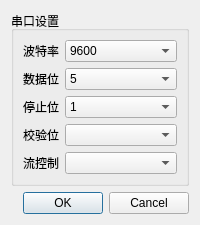
<?xml version="1.0" encoding="UTF-8"?>
<ui version="4.0">
 <class>SerialSettingDialog</class>
 <widget class="QDialog" name="SerialSettingDialog">
  <property name="geometry">
   <rect>
    <x>0</x>
    <y>0</y>
    <width>200</width>
    <height>220</height>
   </rect>
  </property>
  <property name="windowTitle">
   <string>Dialog</string>
  </property>
  <layout class="QVBoxLayout" name="verticalLayout_2">
   <item>
    <widget class="QGroupBox" name="groupBox">
     <property name="title">
      <string>串口设置</string>
     </property>
     <layout class="QVBoxLayout" name="verticalLayout">
      <item>
       <layout class="QFormLayout" name="formLayout">
        <item row="0" column="0">
         <widget class="QLabel" name="Label">
          <property name="text">
           <string>波特率</string>
          </property>
         </widget>
        </item>
        <item row="0" column="1">
         <widget class="QComboBox" name="cb_baud_rate">
          <item>
           <property name="text">
            <string>9600</string>
           </property>
          </item>
          <item>
           <property name="text">
            <string>19200</string>
           </property>
          </item>
          <item>
           <property name="text">
            <string>57600</string>
           </property>
          </item>
          <item>
           <property name="text">
            <string>115200</string>
           </property>
          </item>
          <item>
           <property name="text">
            <string>256000</string>
           </property>
          </item>
         </widget>
        </item>
        <item row="1" column="0">
         <widget class="QLabel" name="Label_2">
          <property name="text">
           <string>数据位</string>
          </property>
         </widget>
        </item>
        <item row="1" column="1">
         <widget class="QComboBox" name="cb_data">
          <item>
           <property name="text">
            <string>5</string>
           </property>
          </item>
          <item>
           <property name="text">
            <string>6</string>
           </property>
          </item>
          <item>
           <property name="text">
            <string>7</string>
           </property>
          </item>
          <item>
           <property name="text">
            <string>8</string>
           </property>
          </item>
         </widget>
        </item>
        <item row="2" column="0">
         <widget class="QLabel" name="Label_3">
          <property name="text">
           <string>停止位</string>
          </property>
         </widget>
        </item>
        <item row="2" column="1">
         <widget class="QComboBox" name="cb_stop">
          <item>
           <property name="text">
            <string>1</string>
           </property>
          </item>
          <item>
           <property name="text">
            <string>1.5</string>
           </property>
          </item>
          <item>
           <property name="text">
            <string>2</string>
           </property>
          </item>
         </widget>
        </item>
        <item row="3" column="0">
         <widget class="QLabel" name="Label_4">
          <property name="text">
           <string>校验位</string>
          </property>
         </widget>
        </item>
        <item row="3" column="1">
         <widget class="QComboBox" name="cb_parity"/>
        </item>
        <item row="4" column="0">
         <widget class="QLabel" name="Label_5">
          <property name="text">
           <string>流控制</string>
          </property>
         </widget>
        </item>
        <item row="4" column="1">
         <widget class="QComboBox" name="cb_flow_control"/>
        </item>
       </layout>
      </item>
     </layout>
    </widget>
   </item>
   <item>
    <widget class="QDialogButtonBox" name="buttonBox">
     <property name="orientation">
      <enum>Qt::Horizontal</enum>
     </property>
     <property name="standardButtons">
      <set>QDialogButtonBox::Cancel|QDialogButtonBox::Ok</set>
     </property>
    </widget>
   </item>
  </layout>
 </widget>
 <resources/>
 <connections>
  <connection>
   <sender>buttonBox</sender>
   <signal>accepted()</signal>
   <receiver>SerialSettingDialog</receiver>
   <slot>accept()</slot>
   <hints>
    <hint type="sourcelabel">
     <x>248</x>
     <y>254</y>
    </hint>
    <hint type="destinationlabel">
     <x>157</x>
     <y>274</y>
    </hint>
   </hints>
  </connection>
  <connection>
   <sender>buttonBox</sender>
   <signal>rejected()</signal>
   <receiver>SerialSettingDialog</receiver>
   <slot>reject()</slot>
   <hints>
    <hint type="sourcelabel">
     <x>316</x>
     <y>260</y>
    </hint>
    <hint type="destinationlabel">
     <x>286</x>
     <y>274</y>
    </hint>
   </hints>
  </connection>
 </connections>
</ui>
